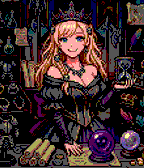
#> input picture resources/images/shop_scene.png, 144 x 168 px
$ python img_to_pebble.py ../resources/images/shop_scene.png out
#> lines starting #> are read from the running program, lines starting #| are printed output that depends on the picture
# -*- coding: utf-8 -*-
"""任意の画像を Pebble のカラー機で表示できる形に変換する。

Pebble の色は RGB 各チャンネルが 0x00 / 0x55 / 0xAA / 0xFF の4段階に固定された
64色。各チャンネルを最も近い段階に丸めれば、それが最も近い色になる（パレットが
立方格子なので、単純な丸めが最近傍探索と一致する）。

減色の方式を3つ出して比べられるようにしている。
  none    … 丸めるだけ。面がはっきりするが、緩やかな階調は縞になる
  ordered … 4x4のベイヤーディザ。規則的な網点になり、ドット絵と馴染みやすい
  fs      … 誤差拡散（Floyd-Steinberg）。階調は最も滑らかだが、粒が散る

使い方:
  python tools/img_to_pebble.py 入力画像 [出力先ディレクトリ]
"""
import os
import sys

from PIL import Image

LEVELS = (0x00, 0x55, 0xAA, 0xFF)
STEP = 85.0

# 出力するサイズ。basalt は画面 144x168、emery は 200x228。
SIZES = [(112, 144), (96, 120), (72, 90)]

BAYER4 = [
    [0, 8, 2, 10],
    [12, 4, 14, 6],
    [3, 11, 1, 9],
    [15, 7, 13, 5],
]


def quant(v):
    """0..255 を Pebble の4段階に丸める。"""
    if v < 0:
        v = 0
    elif v > 255:
        v = 255
    return LEVELS[int(v / STEP + 0.5)]


def crop_to_aspect(img, tw, th):
    """目標の縦横比に合わせて中央を切り出す。人物なので上寄りに取る。"""
    want = tw / th
    have = img.width / img.height
    if have > want:                       # 横に広い → 左右を削る
        w = int(round(img.height * want))
        x = (img.width - w) // 2
        return img.crop((x, 0, x + w, img.height))
    h = int(round(img.width / want))      # 縦に長い → 下を削る（顔を残す）
    return img.crop((0, 0, img.width, h))


def prepare(img, size, gamma=1.0, sat=1.0):
    """切り出して縮小し、必要なら明るさと彩度を補正する。"""
    img = crop_to_aspect(img.convert('RGB'), *size)
    img = img.resize(size, Image.LANCZOS)
    if gamma == 1.0 and sat == 1.0:
        return img
    px = img.load()
    for y in range(img.height):
        for x in range(img.width):
            r, g, b = px[x, y]
            if gamma != 1.0:
                r = 255 * (r / 255) ** gamma
                g = 255 * (g / 255) ** gamma
                b = 255 * (b / 255) ** gamma
            if sat != 1.0:
                m = (r + g + b) / 3
                r, g, b = (m + (r - m) * sat, m + (g - m) * sat, m + (b - m) * sat)
            px[x, y] = (int(max(0, min(255, r))), int(max(0, min(255, g))),
                        int(max(0, min(255, b))))
    return img


def reduce_none(img):
    out = img.copy()
    px = out.load()
    for y in range(out.height):
        for x in range(out.width):
            r, g, b = px[x, y]
            px[x, y] = (quant(r), quant(g), quant(b))
    return out


def reduce_ordered(img):
    out = img.copy()
    px = out.load()
    for y in range(out.height):
        for x in range(out.width):
            # 段階の間隔の分だけ、規則的に上下に振ってから丸める
            t = (BAYER4[y % 4][x % 4] + 0.5) / 16.0 - 0.5
            r, g, b = px[x, y]
            px[x, y] = (quant(r + t * STEP), quant(g + t * STEP), quant(b + t * STEP))
    return out


def reduce_fs(img):
    """Floyd-Steinberg 誤差拡散。"""
    w, h = img.size
    src = [[list(img.getpixel((x, y))) for x in range(w)] for y in range(h)]
    out = Image.new('RGB', (w, h))
    px = out.load()
    for y in range(h):
        for x in range(w):
            old = src[y][x]
            new = [quant(v) for v in old]
            px[x, y] = tuple(new)
            err = [old[i] - new[i] for i in range(3)]
            for (dx, dy, f) in ((1, 0, 7 / 16), (-1, 1, 3 / 16), (0, 1, 5 / 16), (1, 1, 1 / 16)):
                nx, ny = x + dx, y + dy
                if 0 <= nx < w and 0 <= ny < h:
                    for i in range(3):
                        src[ny][nx][i] += err[i] * f
    return out


METHODS = {'none': reduce_none, 'ordered': reduce_ordered, 'fs': reduce_fs}


def count_colors(img):
    return len({p for p in img.getdata()})


def main():
    src_path = sys.argv[1]
    out_dir = sys.argv[2] if len(sys.argv) > 2 else 'build/pebble_ref'
    os.makedirs(out_dir, exist_ok=True)
    src = Image.open(src_path)
#> src is the input picture: PIL image 144x168 RGB; mean R, G, B 60.8, 41.7, 43.1
    print('入力: %s  %dx%d' % (os.path.basename(src_path), src.width, src.height))
#| 入力: shop_scene.png  144x168

    BG = (0x2A, 0x22, 0x28)
    for size in SIZES:
        base = prepare(src, size)
        row = []
        for name, fn in METHODS.items():
            img = fn(base)
            img.save(os.path.join(out_dir, 'ref_%dx%d_%s.png' % (size[0], size[1], name)))
            print('  %dx%-4d %-8s 色数=%d' % (size[0], size[1], name, count_colors(img)))
            row.append(img)
        # 3方式を並べた比較（4倍）
        gap = 4
        sheet = Image.new('RGB', (len(row) * (size[0] + gap) + gap, size[1] + gap * 2), BG)
        for i, im in enumerate(row):
            sheet.paste(im, (gap + i * (size[0] + gap), gap))
        sheet.resize((sheet.width * 4, sheet.height * 4), Image.NEAREST).save(
            os.path.join(out_dir, 'compare_%dx%d_x4.png' % size))
#> this loop made 3 passes
#> pass 1, in main, `img.save(os.path.join(out_dir, 'ref_%dx%d_%s.png' % (size[0], size[1],..`:
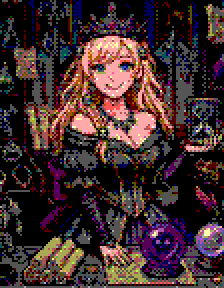
#> saved as ref_112x144_ordered.png: PIL image 112x144 RGB (shown 2 times larger); mean R, G, B 64.6, 44.3, 45.7
#> after the loop:
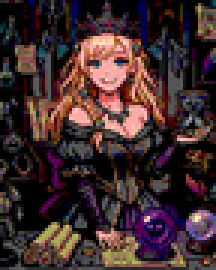
#> base: PIL image 72x90 RGB (shown 3 times larger); mean R, G, B 63.9, 43.8, 45.3
#> after the loop:
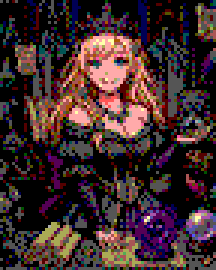
#> im: PIL image 72x90 RGB (shown 3 times larger); mean R, G, B 63.9, 43.8, 45.3
#> after the loop:
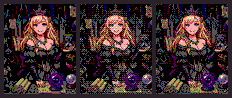
#> sheet: PIL image 232x98 RGB; mean R, G, B 60.2, 41.9, 44.1

    # 明るさを段階的に落とした版。丸めるだけの方式だと肌のハイライトが
    # 白へ飛びやすいので、どのくらい落とすと肌が残るかを並べて比べる。
    size = SIZES[0]
    row, labels = [], []
    for gamma, sat in ((1.0, 1.0), (1.2, 1.05), (1.4, 1.1), (1.7, 1.2)):
        img = reduce_none(prepare(src, size, gamma=gamma, sat=sat))
        tag = 'g%02d' % int(gamma * 10)
        img.save(os.path.join(out_dir, 'ref_%dx%d_none_%s.png' % (size[0], size[1], tag)))
        print('  %dx%-4d none %-4s 色数=%d' % (size[0], size[1], tag, count_colors(img)))
        row.append(img)
        labels.append(tag)
#> this loop made 4 passes
#|   112x144  none g10  色数=28
#|   112x144  none g12  色数=28
#|   112x144  none g14  色数=32
#|   112x144  none g17  色数=31
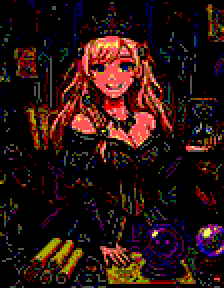
#> img: PIL image 112x144 RGB (shown 2 times larger); mean R, G, B 40.9, 18.4, 15.8
#> after the loop, labels = ['g10', 'g12', 'g14', 'g17']; row = 4 items
    gap = 4
    sheet = Image.new('RGB', (len(row) * (size[0] + gap) + gap, size[1] + gap * 2), BG)
#> sheet: PIL image 468x152 RGB
    for i, im in enumerate(row):
        sheet.paste(im, (gap + i * (size[0] + gap), gap))
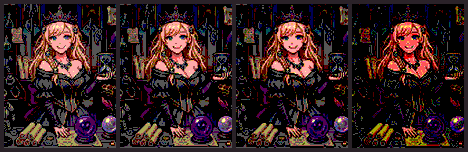
#> sheet: PIL image 468x152 RGB; mean R, G, B 52.5, 32.5, 33.4
    sheet.resize((sheet.width * 4, sheet.height * 4), Image.NEAREST).save(
        os.path.join(out_dir, 'compare_brightness_x4.png'))
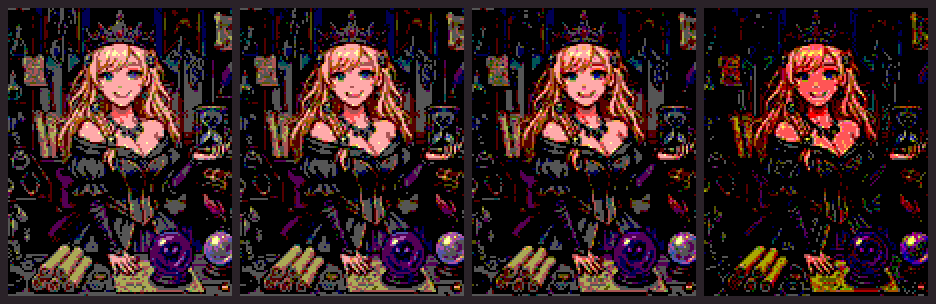
#> saved as compare_brightness_x4.png: PIL image 1872x608 RGB (shown at 1/2 size); mean R, G, B 52.5, 32.5, 33.4
    print('-> %s' % out_dir)
#| -> out


if __name__ == '__main__':
    main()

$ run again, on resources/images/shop_scene~chalk.png
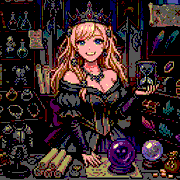
#> input picture resources/images/shop_scene~chalk.png, 180 x 180 px
#> in main, src is the input picture: PIL image 180x180 RGB; mean R, G, B 55.9, 39.1, 39.7
#| 入力: shop_scene~chalk.png  180x180
#> the loop in main, `for size in SIZES:` made 3 passes
#> the loop in main, `for gamma, sat in ((1.0, 1.0), (1.2, 1.05), (1.4, 1.1), (1.7, 1.2)):` made 4 passes
#|   112x144  none g10  色数=31
#|   112x144  none g12  色数=30
#|   112x144  none g14  色数=32
#|   112x144  none g17  色数=32
#> after the loop in main, `for gamma, sat in ((1.0, 1.0), (1.2, 1.05), (1.4, 1.1), (1.7, 1.2)):`:
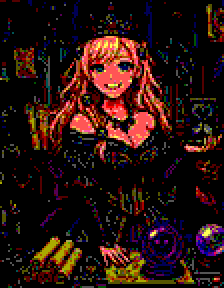
#> img: PIL image 112x144 RGB (shown 2 times larger); mean R, G, B 40.5, 18.6, 15
#> after the loop in main, `for gamma, sat in ((1.0, 1.0), (1.2, 1.05), (1.4, 1.1), (1.7, 1.2)):`: labels = ['g10', 'g12', 'g14', 'g17']; row = 4 items
#> the loop in main, `for i, im in enumerate(row):` made 4 passes
#> in main, `sheet.resize((sheet.width * 4, sheet.height * 4), Image.NEAREST).save(..`:
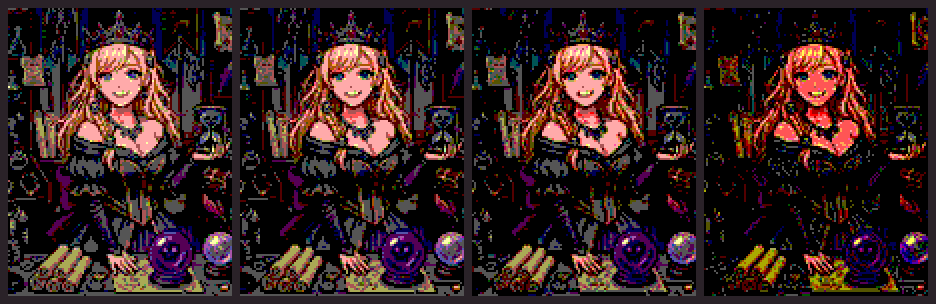
#> saved as compare_brightness_x4.png: PIL image 1872x608 RGB (shown at 1/2 size); mean R, G, B 51.9, 32.6, 33.1
#| -> out
